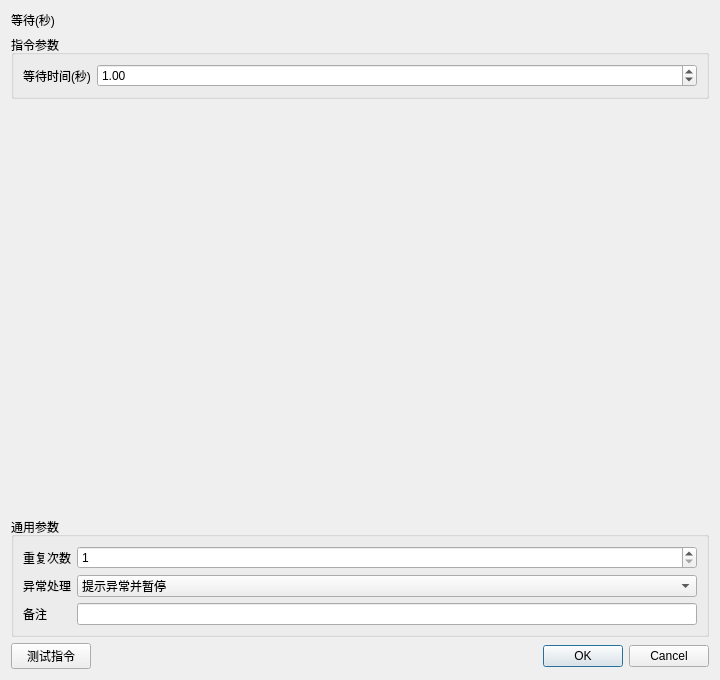
<?xml version="1.0" encoding="UTF-8"?><ui version="4.0"><class>InstructionEditor</class><widget class="QDialog" name="InstructionEditor"><property name="geometry"><rect><x>0</x><y>0</y><width>720</width><height>680</height></rect></property><layout class="QVBoxLayout" name="rootLayout"><item><widget class="QLabel" name="titleLabel"><property name="text"><string>等待(秒)</string></property></widget></item><item><widget class="QGroupBox" name="parameterGroupBox"><property name="title"><string>指令参数</string></property><layout class="QFormLayout" name="parameterFormLayout"><item row="0" column="0"><widget class="QLabel" name="label_0"><property name="text"><string>等待时间(秒)</string></property></widget></item><item row="0" column="1"><widget class="QDoubleSpinBox" name="parameter_0"><property name="minimum"><double>0</double></property><property name="maximum"><double>1000000</double></property><property name="value"><double>1</double></property></widget></item></layout></widget></item><item><spacer name="verticalSpacer"><property name="orientation"><enum>Qt::Vertical</enum></property><property name="sizeHint" stdset="0"><size><width>20</width><height>20</height></size></property></spacer></item>
<item><widget class="QGroupBox" name="commonGroupBox"><property name="title"><string>通用参数</string></property><layout class="QFormLayout" name="commonFormLayout">
<item row="0" column="0"><widget class="QLabel" name="repeatLabel"><property name="text"><string>重复次数</string></property></widget></item><item row="0" column="1"><widget class="QSpinBox" name="repeatSpinBox"><property name="minimum"><number>1</number></property><property name="maximum"><number>999999</number></property><property name="value"><number>1</number></property></widget></item>
<item row="1" column="0"><widget class="QLabel" name="errorPolicyLabel"><property name="text"><string>异常处理</string></property></widget></item><item row="1" column="1"><widget class="QComboBox" name="errorPolicyComboBox"><item><property name="text"><string>自动跳过</string></property></item><item><property name="text"><string>提示异常并暂停</string></property></item><item><property name="text"><string>提示异常并停止</string></property></item><property name="currentIndex"><number>1</number></property></widget></item>
<item row="2" column="0"><widget class="QLabel" name="noteLabel"><property name="text"><string>备注</string></property></widget></item><item row="2" column="1"><widget class="QLineEdit" name="noteEdit"/></item>
</layout></widget></item>
<item><layout class="QHBoxLayout" name="footerLayout"><item><widget class="QPushButton" name="testButton"><property name="text"><string>测试指令</string></property></widget></item><item><spacer name="footerSpacer"><property name="orientation"><enum>Qt::Horizontal</enum></property><property name="sizeHint" stdset="0"><size><width>40</width><height>20</height></size></property></spacer></item><item><widget class="QDialogButtonBox" name="buttonBox"><property name="standardButtons"><set>QDialogButtonBox::Cancel|QDialogButtonBox::Ok</set></property></widget></item></layout></item>
</layout></widget><resources/><connections/></ui>
